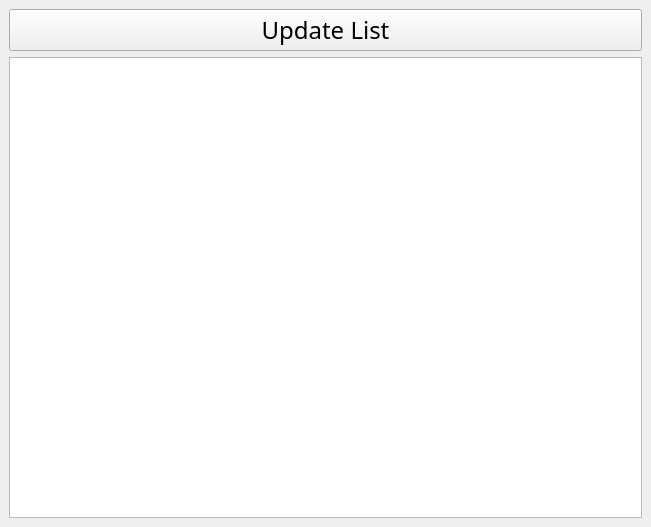
<?xml version="1.0" encoding="UTF-8"?>
<ui version="4.0">
 <class>allCars</class>
 <widget class="QDockWidget" name="allCars">
  <property name="geometry">
   <rect>
    <x>0</x>
    <y>0</y>
    <width>651</width>
    <height>527</height>
   </rect>
  </property>
  <property name="minimumSize">
   <size>
    <width>300</width>
    <height>176</height>
   </size>
  </property>
  <property name="font">
   <font>
    <family>SimSun-ExtB</family>
    <pointsize>12</pointsize>
    <italic>false</italic>
   </font>
  </property>
  <property name="windowTitle">
   <string>All Cars</string>
  </property>
  <widget class="QWidget" name="dockWidgetContents">
   <layout class="QVBoxLayout" name="verticalLayout">
    <item>
     <widget class="QPushButton" name="updateBtn">
      <property name="font">
       <font>
        <family>SimSun-ExtB</family>
        <pointsize>18</pointsize>
        <italic>false</italic>
       </font>
      </property>
      <property name="text">
       <string>Update List</string>
      </property>
     </widget>
    </item>
    <item>
     <widget class="QListWidget" name="carList"/>
    </item>
   </layout>
  </widget>
 </widget>
 <resources/>
 <connections/>
</ui>
